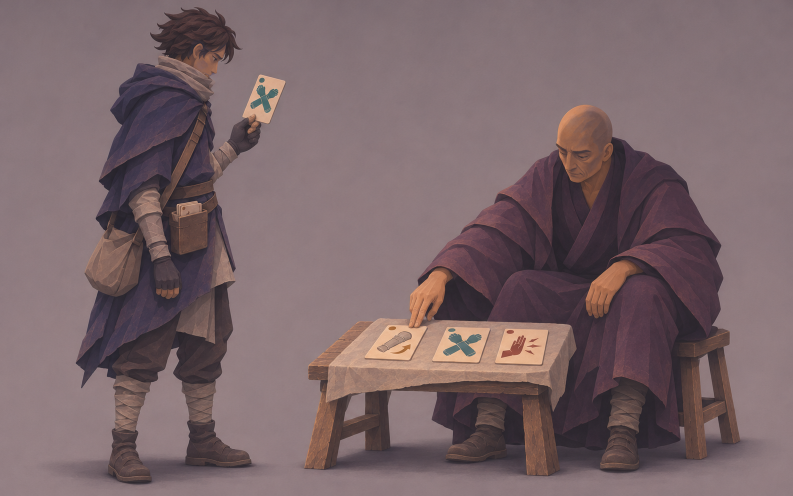
#> input picture art-source/ashen-labyrinth/concepts/threshold/characters.png, 1586 x 992 px, given in place of profile.png, which was not available (shown at 1/2 size)
$ python pack.py
#> lines starting #> are read from the running program, lines starting #| are printed output that depends on the picture
"""Peg whole painted poses to the turnaround, export PNGs, and pack Cocos sprite frames."""
import io
import json
import plistlib
import tempfile
from pathlib import Path

import cv2
import numpy as np
from PIL import Image
from scipy.ndimage import distance_transform_edt


ROOT = Path(__file__).resolve().parents[2]
ART = ROOT / "art-source/ashen-labyrinth/battle-survivor/frames"
NATIVE = ROOT / "assets/ashen-survivor-frames"
WIDTH, HEIGHT = 512, 944
DESIGN_EYE = (224,99)
DESIGN_CASE = (241,378)
# One registration for the full connected drawing in each panel. The eye and
# the top of the card at the belt act as pegs, independent of hand extension.
# Rows contain the cel name, painted pupil, case peg, and fingertip when used.
SHEETS = {
    "anticipation": [
        ("inhale",(355,126),(390,526),None),
        ("lift",(901,127),(933,526),None),
        ("coil",(355,785),(388,1202),None),
        ("reach-middle",(902,785),(935,1204),None),
    ],
    "impact": [
        ("touch-low",(285,136),(316,553),(436,391)),
        ("touch-middle",(851,136),(879,553),(1131,289)),
        ("touch-high",(286,787),(319,1202),(626,862)),
        ("sweep-middle",(857,787),(884,1201),None),
    ],
    "settle": [
        ("recoil",(350,141),(353,575),None),
        ("return",(923,143),(946,575),None),
    ],
    "breakdown": [
        ("reach-low",(323,119),(354,507),None),
        ("reach-high",(866,119),(898,507),None),
        ("sweep-low",(323,727),(355,1117),None),
        ("sweep-high",(866,728),(898,1117),None),
    ],
}


def load_rgba(p):
    return np.array(Image.open(p).convert("RGBA"))


def premultiply(raw):
    out = raw.astype(np.float32)/255
    out[:, :, :3] *= out[:, :, 3:4]
    return out


# [5 lines left out: function as_image, not called in this run]


def alpha_edges(raw):
    """Drop tiny islands and borrow edge RGB from the contiguous painted shape."""
    alpha = raw[:, :, 3].copy()
    n, labels, stats, _ = cv2.connectedComponentsWithStats((alpha>72).astype(np.uint8))
    if n<2:
        raise ValueError("Empty pose on source sheet")
    subject = labels==np.argmax(stats[1:,cv2.CC_STAT_AREA])+1
    rim = cv2.dilate(subject.astype(np.uint8),np.ones((5,5),np.uint8))>0
    raw[:, :, 3] = np.where(rim & (alpha>=8),alpha,0)
    solid = subject & (alpha>230)
    edge = (raw[:, :, 3]>0) & (alpha<220)
    iy,ix = distance_transform_edt(~solid,return_distances=False,return_indices=True)
    raw[edge,:3] = raw[iy[edge],ix[edge],:3]
    return premultiply(raw)


def pose_transform(eye,case,origin=(0,0)):
    # Preserve the painted profile's orientation. A very small horizontal
    # shear pins the belt when the torso angle differs between two drawings.
    x,y = eye
    tx,ty = DESIGN_EYE
    a,b = case
    u,v = DESIGN_CASE
    scale = (v-ty)/(b-y)
    lean = (u-tx-scale*(a-x))/(b-y)
    sx,sy = origin
    return np.float32([[scale,lean,tx+scale*(sx-x)+lean*(sy-y)],
                       [0,scale,ty+scale*(sy-y)]])


def put_pose(drawing,eye,case,origin=(0,0)):
    transform = pose_transform(eye,case,origin)
    return cv2.warpAffine(alpha_edges(drawing),transform,(WIDTH,HEIGHT),flags=cv2.INTER_LINEAR)


def ease(low,high,target):
    t = np.clip((target-low)/(high-low),0,1)
    return t*t*(3-2*t)


def register_cels():
    source = load_rgba(ART/"source/profile.png")
    original = premultiply(source)
    master = put_pose(load_rgba(ART/"source/model-cel.png"),(397,172),(434,680))
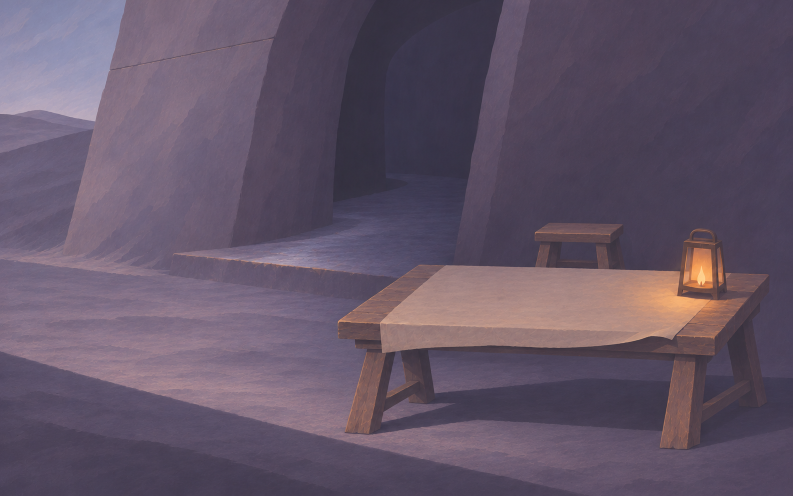
#> input picture art-source/ashen-labyrinth/concepts/threshold/entrance.png, 1586 x 992 px, given in place of model-cel.png, which was not available (shown at 1/2 size)
#> in pose_transform, `x,y = eye`: x = 397; y = 172
#> in pose_transform, `a,b = case`: a = 434; b = 680
#> in pose_transform, `scale = (v-ty)/(b-y)`: scale = 0.549
#> in pose_transform, `lean = (u-tx-scale*(a-x))/(b-y)`: lean = -0.00654
#> in pose_transform, `sx,sy = origin`: sx = 0
#> in put_pose, `transform = pose_transform(eye,case,origin)`: transform = [[0.549, -0.00654, 7.09], [0, 0.549, 4.54]]
#> in alpha_edges, `alpha = raw[:, :, 3].copy()`: alpha: shape (992, 1586); every value is 255
#> in alpha_edges, `n, labels, stats, _ = cv2.connectedComponentsWithStats((alpha>72).asty..`: labels: shape (992, 1586) int32; every value is 1
#> in alpha_edges, `n, labels, stats, _ = cv2.connectedComponentsWithStats((alpha>72).asty..`: n = 2; stats = [[-1, 2147483647, 0, 0, 0], [0, 0, 1586, 992, 1573312]]
#> in alpha_edges, `subject = labels==np.argmax(stats[1:,cv2.CC_STAT_AREA])+1`: subject: shape (992, 1586) bool; every value is 1
#> in alpha_edges, `edge = (raw[:, :, 3]>0) & (alpha<220)`: edge: shape (992, 1586) bool; every value is 0
#> in alpha_edges, `iy,ix = distance_transform_edt(~solid,return_distances=False,return_in..`:
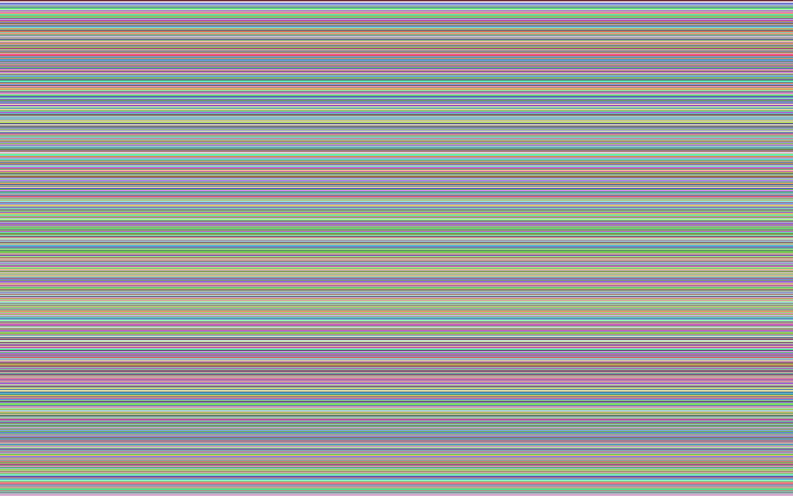
#> iy: shape (992, 1586) int32 (shown at 1/2 size); 992 distinct labels, from 0 to 991; one colour per label, 0 black
#> in alpha_edges, `iy,ix = distance_transform_edt(~solid,return_distances=False,return_in..`:
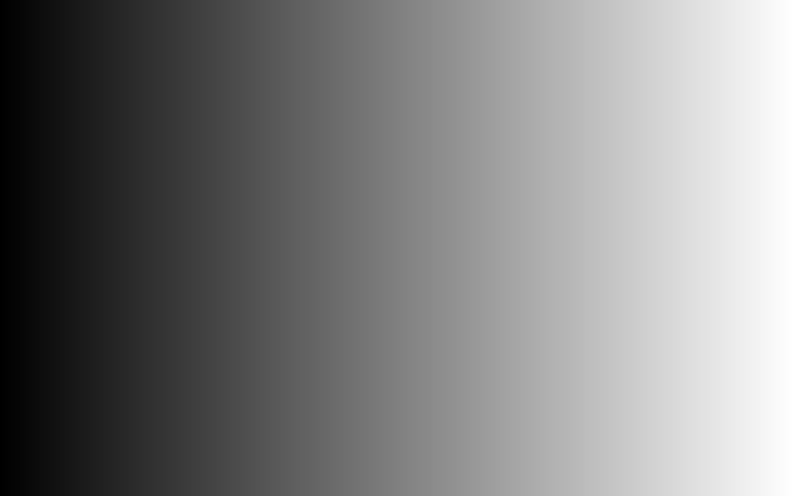
#> ix: shape (992, 1586) int32 (shown at 1/2 size); min 0, max 1585, mean 792.5; drawn with min black and max white
#> in put_pose, `return cv2.warpAffine(alpha_edges(drawing),transform,(WIDTH,HEIGHT),fl..`:
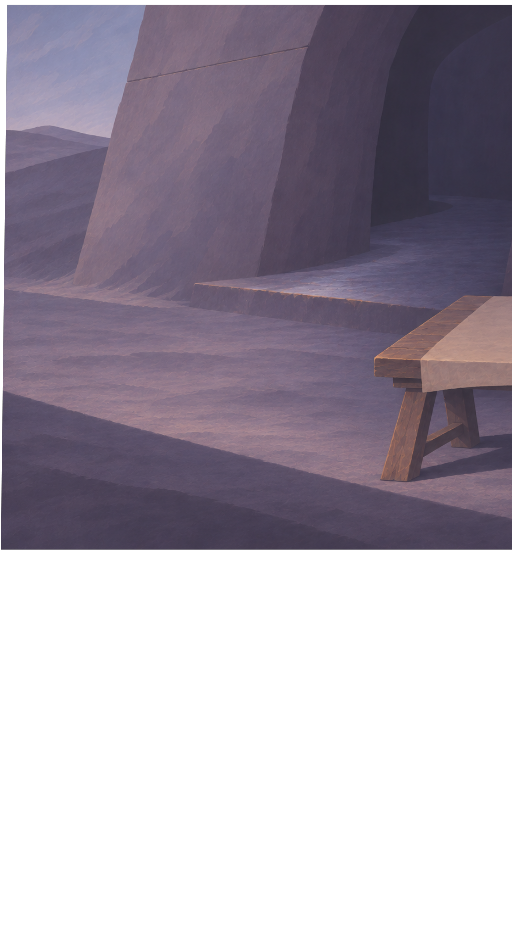
#> returned value: shape (944, 512, 4) float32; mean of channels 0, 1, 2, 3 0.235, 0.206, 0.251, 0.572; transparent parts drawn white
    yy,xx = np.mgrid[:HEIGHT,:WIDTH].astype(np.float32)
    # Keep the original resting lower silhouette. Blend at the flat plane of
    # the hanging cloth, below both the satchel and the original lowered hand.
    feet_weight = ease(555,605,yy)[:,:,None]
#> (the run stopped early here; a loop or call above may not have finished)
